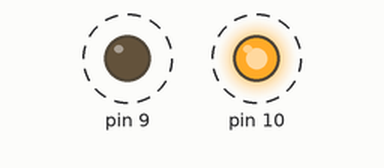
Simulated run of this sketch. Board: Arduino Uno, built with avr-gcc and run on an emulated ATmega328P. Parts: output pins drawn as LEDs (lit = HIGH). Dashed ring = blinking.

Above: at 0.1 s.
Timing chart, 0 to 3.0 s (numbered marks = the images above):
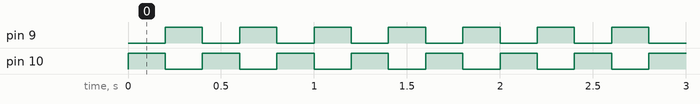

The sketch:

HelloWord.ino
```cpp
/*
* @ Daniel Gil
*/
// the setup function runs once when you press reset or power the board
void setup() {
 pinMode (10, OUTPUT);
 pinMode (9, OUTPUT);
}

// the loop function runs over and over again forever
void loop() {

  int intervalo;
  intervalo = 200;

  digitalWrite(10, HIGH);
  digitalWrite(9, LOW);
  delay(intervalo);

  digitalWrite(10, LOW);
  digitalWrite(9, HIGH);
  delay(intervalo);
}
```

Measured:
- by itself, pin 9, pin 10: alternates HIGH for 0.20 s and LOW for 0.20 s
